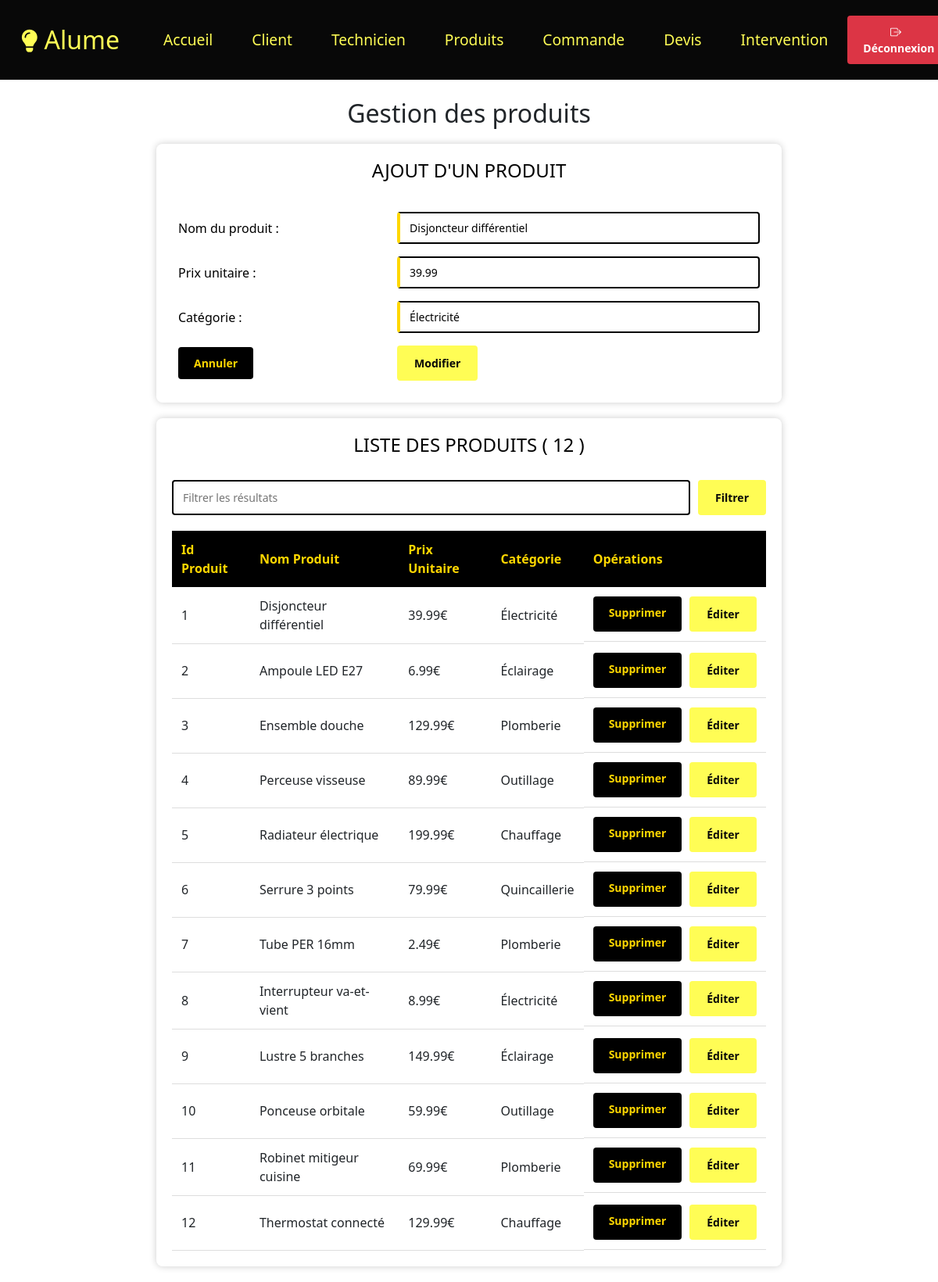
/index.php?page=4&action=edit&idproduit=1 (signed in), run on the app's committed database.
### tables this page shows
create table produit(
	idproduit int(6) not null AUTO_INCREMENT,
	nomproduit varchar(50),
	prix_unit decimal(8,2),
	categorie varchar(50),
	image varchar(255) DEFAULT 'default_product.jpg',
	description text,
	constraint pk_produit primary key (idproduit)
);

### modele/modele.class.php (called while the page is built, shortened)
<?php
class Modele {
	private $unPdo ;
	public function __construct(){
		$serveur = "localhost";
		$bdd = "ALUME";
		$user = "root";
		$mdp = "";
		try{
		$this->unPdo = new PDO("mysql:host=".$serveur.";dbname=".$bdd,$user, $mdp);
		}
		catch(PDOException $exp){
			echo "Erreur de connexion à la BDD";
		}
	}
	public function selectAllProduits ($filtre){
		if($filtre == ""){
			$requete = "select * from produit ;";
			$exec = $this->unPdo->prepare ($requete);
			$exec->execute ();
		}else{
			$requete = "select * from produit where nomproduit like :filtre or prix_unit like :filtre or categorie like :filtre;";
			$donnees = array(":filtre"=>"%".$filtre."%") ;
			$exec = $this->unPdo->prepare ($requete);
			$exec->execute ($donnees);
		}
		return $exec->fetchAll();
	}
	public function selectWhereProduit($idproduit){
		$requete = "select * from produit where idproduit = :idproduit;";
		$donnees = array (':idproduit' => $idproduit);
		$exec = $this->unPdo->prepare($requete);
		$exec->execute($donnees);
		$unProduit = $exec->fetch();
		return $unProduit;
	}
}
?>

### controleur/controleur.class.php (called while the page is built, shortened)
<?php
	require_once ("modele/modele.class.php");
	class Controleur {
		private $unModele ;
		public function   __construct(){
			$this->unModele = new Modele ();
		}
		public function selectAllProduits($filtre){
			$lesProduits = $this->unModele->selectAllProduits($filtre);
			return $lesProduits;
		}
		public function selectWhereProduit($idproduit){
			return $this->unModele->selectWhereProduit($idproduit);
		}
	}
?>

### vue/vue_select_produits.php (the view, shortened to what this page needs)
<div class="container">
    <h3>Liste des produits ( <?= (isset($lesProduits))? count($lesProduits) : '' ?> )</h3>
    <form method="post" action="" class="form-technicien">
        <div class="search-group">
            <input type="text" name="filtre" id="filtre" placeholder="Filtrer les résultats" class="form-input">
            <input type="submit" name="Filtrer" value="Filtrer" class="btn btn-primary">
        </div>
    </form>
    <table class="table-custom">
        <thead>
            <tr>
                <th>Id Produit</th>
                <th>Nom Produit</th>
                <th>Prix Unitaire</th>
                <th>Catégorie</th>
                <th>Opérations</th>
            </tr>
        </thead>
        <tbody>
        <?php
        if(isset($lesProduits)){
            foreach ($lesProduits as $unProduit) {
                echo "<tr>";
                echo "<td>" . $unProduit["idproduit"] . "</td>";
                echo "<td>" . $unProduit["nomproduit"] . "</td>";
                echo "<td>" . $unProduit["prix_unit"] . "€</td>";
                echo "<td>" . $unProduit["categorie"] . "</td>";
                echo "<td class='actions'>";
                    echo "<a href='index.php?page=4&action=sup&idproduit=".$unProduit["idproduit"]."'
                    onclick='return confirm(\"Êtes-vous sûr de vouloir supprimer ce produit ?\")'
                    class='btn btn-secondary'>Supprimer</a> ";
                    echo "<a href='index.php?page=4&action=edit&idproduit=".$unProduit["idproduit"]."'
                    class='btn btn-primary'>Éditer</a>";
                echo "</td>";
                echo "</tr>";
            }
        }
        ?>
        </tbody>
    </table>
</div>

### vue/vue_insert_produit.php (shortened to what this page needs)
<div class="container">
    <h3>Ajout d'un produit</h3>
    <form method="post" class="form-technicien">
        <table>
            <tr>
                <td>Nom du produit : </td>
                <td><input type="text" name="nomproduit" class="form-input" required value="<?= ($leProduit==null)?' ':$leProduit['nomproduit']?>"></td>
            </tr>
            <tr>
                <td>Prix unitaire : </td>
                <td><input type="number" name="prix_unit" class="form-input" required value="<?= ($leProduit==null)?' ':$leProduit['prix_unit']?>"></td>
            </tr>
            <tr>
                <td>Catégorie : </td>
                <td><input type="text" name="categorie" class="form-input" required value="<?= ($leProduit==null)?' ':$leProduit['categorie']?>"></td>
            </tr>
            <tr>
                <td><input type="reset" name="Annuler" value="Annuler" class="btn btn-secondary"></td>
                <td><input type="submit" class="btn btn-primary"
                    <?= ($leProduit==null)?'name="Valider" value="Valider"':
                    'name="Modifier" value="Modifier"'?>></td>
            </tr>
        </table>
    </form>
</div>

### index.php (style rules this page uses)
.btn-primary { background-color: #FFFD55 !important; border-color: #FFFD55 !important; color: #080808 !important; }

### vue/vue_insert_produit.php (style rules this page uses)
.container { width: 100%; max-width: 800px; margin: 20px auto; padding: 20px; background-color: #ffffff; border-radius: 8px; box-shadow: 0 0 10px rgba(0,0,0,0.2); }
h3 { color: #000000; text-align: center; margin-bottom: 30px; font-size: 24px; text-transform: uppercase; }
.form-technicien table { width: 100%; border-spacing: 0 15px; }
.form-technicien td { padding: 8px; color: #000000; }
.form-input { width: 100%; padding: 8px 12px; border: 2px solid #000000; border-radius: 4px; font-size: 14px; }
.btn { padding: 10px 20px; border: none; border-radius: 4px; cursor: pointer; font-size: 14px; transition: all 0.3s; font-weight: bold; }
.btn-primary { background-color: #FFD700; color: #000000; border: 2px solid #000000; }
.btn-secondary { background-color: #000000; color: #FFD700; }
.form-input:required { border-left: 4px solid #FFD700; }

### vue/vue_select_produits.php (style rules this page uses)
.container { width: 100%; max-width: 800px; margin: 20px auto; padding: 20px; background-color: #ffffff; border-radius: 8px; box-shadow: 0 0 10px rgba(0,0,0,0.2); }
h3 { color: #000000; text-align: center; margin-bottom: 30px; font-size: 24px; text-transform: uppercase; }
.search-group { margin-bottom: 20px; display: flex; gap: 10px; }
.table-custom { width: 100%; border-collapse: collapse; margin-top: 20px; }
.table-custom th { background-color: #000000; color: #FFD700; padding: 12px; text-align: left; }
.table-custom td { padding: 12px; border-bottom: 1px solid #ddd; }
.actions { display: flex; gap: 10px; }
.btn { padding: 10px 20px; border: none; border-radius: 4px; cursor: pointer; font-size: 14px; transition: all 0.3s; font-weight: bold; text-decoration: none; }
.btn-primary { background-color: #FFD700; color: #000000; border: 2px solid #000000; }
.btn-secondary { background-color: #000000; color: #FFD700; }
.form-input { width: 100%; padding: 8px 12px; border: 2px solid #000000; border-radius: 4px; font-size: 14px; }

### data on the page
produit: nomproduit "Disjoncteur différentiel", prix_unit "39.99", categorie "Électricité", idproduit "1"
produit: idproduit "2", nomproduit "Ampoule LED E27", prix_unit "6.99", categorie "Éclairage"
produit: idproduit "3", nomproduit "Ensemble douche", prix_unit "129.99", categorie "Plomberie"
produit: idproduit "4", nomproduit "Perceuse visseuse", prix_unit "89.99", categorie "Outillage"
produit: idproduit "5", nomproduit "Radiateur électrique", prix_unit "199.99", categorie "Chauffage"
produit: idproduit "6", nomproduit "Serrure 3 points", prix_unit "79.99", categorie "Quincaillerie"
produit: idproduit "7", nomproduit "Tube PER 16mm", prix_unit "2.49", categorie "Plomberie"
produit: idproduit "8", nomproduit "Interrupteur va-et-vient", prix_unit "8.99", categorie "Électricité"
produit: idproduit "9", nomproduit "Lustre 5 branches", prix_unit "149.99", categorie "Éclairage"
produit: idproduit "10", nomproduit "Ponceuse orbitale", prix_unit "59.99", categorie "Outillage"
produit: idproduit "11", nomproduit "Robinet mitigeur cuisine", prix_unit "69.99", categorie "Plomberie"
produit: idproduit "12", nomproduit "Thermostat connecté", prix_unit "129.99", categorie "Chauffage"

### other printed values
count($lesProduits) "12"
